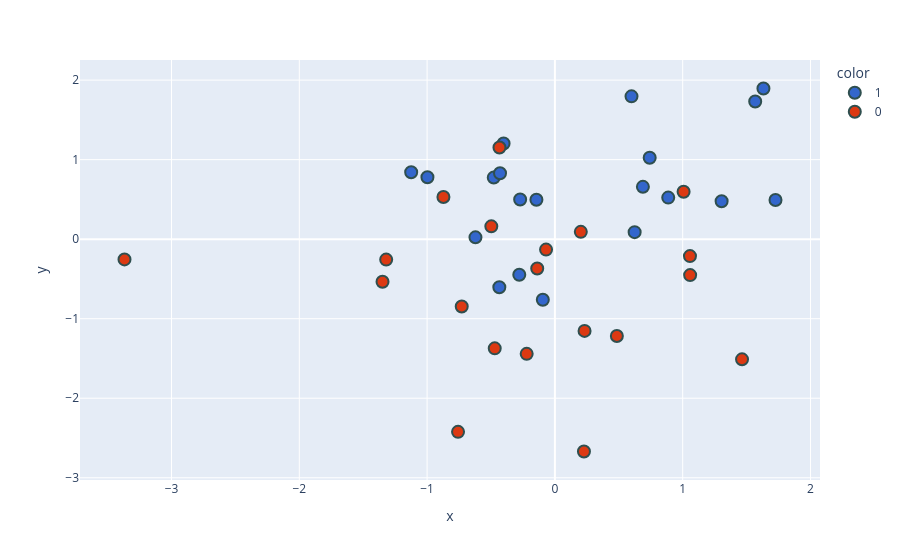

This figure's notebook cell:
### Markdown cell above
#### Plotting PC1,2

### Code cell
new_df['target'] = new_df['target'].astype('str')
fig = px.scatter(x=new_df['PC1'],
                 y=new_df['PC2'],
                 color=new_df['target'],
                 color_discrete_sequence=px.colors.qualitative.G10
                )

fig.update_traces(marker=dict(size=12,
                              line=dict(width=2,
                                        color='DarkSlateGrey')),
                  selector=dict(mode='markers'))
fig.show()

### Figure 1 — Plotly figure (JSON) as saved in the notebook; plotly's stock layout.template omitted (floating-point values rounded to 4 significant figures)
{"data": [{"hovertemplate": "color=1<br>x=%{x}<br>y=%{y}<extra></extra>", "legendgroup": "1", "marker": {"color": "#3366CC", "line": {"color": "DarkSlateGrey", "width": 2}, "size": 12, "symbol": "circle"}, "mode": "markers", "name": "1", "orientation": "v", "showlegend": true, "type": "scatter", "x": [1.726, 0.6886, -0.4348, -0.09456, -0.2719, -0.4015, -0.2787, -1.125, -0.4784, 0.7417, -0.4294, 0.8867, -0.6216, 0.5994, -0.1446, 0.624, 1.632, 1.567, -0.9974, 1.305], "xaxis": "x", "y": [0.4925, 0.6581, -0.6038, -0.7616, 0.4982, 1.203, -0.4476, 0.8422, 0.7744, 1.024, 0.8293, 0.5227, 0.02311, 1.796, 0.4949, 0.08837, 1.895, 1.731, 0.7789, 0.4766], "yaxis": "y"}, {"hovertemplate": "color=0<br>x=%{x}<br>y=%{y}<extra></extra>", "legendgroup": "0", "marker": {"color": "#DC3912", "line": {"color": "DarkSlateGrey", "width": 2}, "size": 12, "symbol": "circle"}, "mode": "markers", "name": "0", "orientation": "v", "showlegend": true, "type": "scatter", "x": [-0.2208, -3.368, 0.2273, -0.4337, -0.729, 1.464, 0.2321, 1.007, -1.349, 1.058, -1.32, 0.4848, -0.4975, 1.057, -0.8722, -0.06918, -0.1383, -0.7579, -0.4708, 0.2028], "xaxis": "x", "y": [-1.442, -0.2546, -2.67, 1.153, -0.8465, -1.511, -1.153, 0.596, -0.5361, -0.452, -0.257, -1.218, 0.1614, -0.2127, 0.5307, -0.131, -0.3684, -2.423, -1.373, 0.09181], "yaxis": "y"}], "layout": {"legend": {"title": {"text": "color"}, "tracegroupgap": 0}, "margin": {"t": 60}, "xaxis": {"anchor": "y", "domain": [0, 1], "title": {"text": "x"}}, "yaxis": {"anchor": "x", "domain": [0, 1], "title": {"text": "y"}}}}
